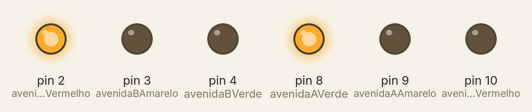
A sketch run on a simulated Arduino Uno, built with avr-gcc and run on an emulated ATmega328P. On the bench: output pins drawn as LEDs (lit = HIGH).

Above: at 0.1 s.
At 5.6 s:
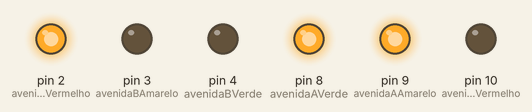
At 8.1 s:
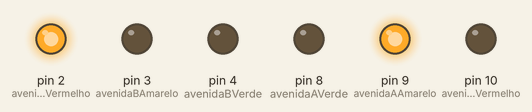
At 16.6 s:
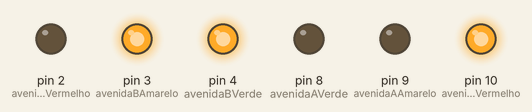
At 19.1 s:
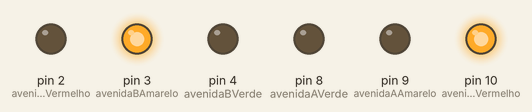
At 34.6 s:
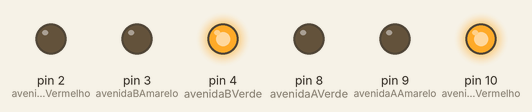
Timing chart, 0 to 40.0 s (numbered marks = the images above):
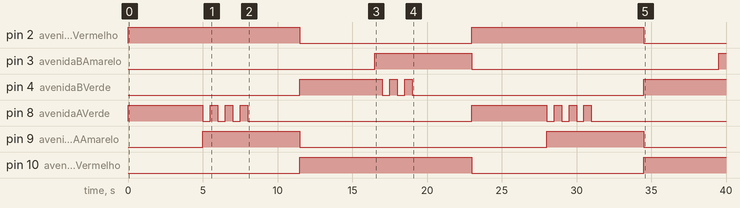

The sketch:

Projeto_4___Dois_Semaforos.ino
```cpp
// Semáforo para duas Avenidas //

// Trafico de luz na avenida A
int avenidaAVermelho = 10;
int avenidaAAmarelo  =  9;
int avenidaAVerde    =  8;

// Trafico de luz na avenida B
int avenidaBVermelho =  2;
int avenidaBAmarelo  =  3;
int avenidaBVerde    =  4;

// Entrada de parametros da função void
void setup(){

// Parametros para os pinos da Avenida A
  pinMode(avenidaAVermelho, OUTPUT);
  pinMode(avenidaAAmarelo, OUTPUT);
  pinMode(avenidaAVerde, OUTPUT);

// Parametros para os pinos da Avenida B
  pinMode(avenidaBVermelho, OUTPUT);
  pinMode(avenidaBAmarelo, OUTPUT);
  pinMode(avenidaBVerde, OUTPUT);
}

void abrirAvenidaA(){
  digitalWrite(avenidaAVermelho, LOW);
  digitalWrite(avenidaAAmarelo, LOW);
  digitalWrite(avenidaAVerde, HIGH);
}

void fecharAvenidaA(){
  digitalWrite(avenidaAVermelho, HIGH);
  digitalWrite(avenidaAAmarelo, LOW);
  digitalWrite(avenidaAVerde, LOW);
}

void PrepararparafecharAvenidaA(){
  digitalWrite(avenidaAAmarelo, HIGH);
  digitalWrite(avenidaAVerde, LOW);
  delay(500);
  digitalWrite(avenidaAVerde,HIGH);
  delay(500);
  digitalWrite(avenidaAVerde, LOW);
  delay(500);
  digitalWrite(avenidaAVerde,HIGH);
  delay(500);
  digitalWrite(avenidaAVerde, LOW);
  delay(500);
  digitalWrite(avenidaAVerde,HIGH);
  delay(500);
  digitalWrite(avenidaAVerde, LOW);
}

void abrirAvenidaB(){
  digitalWrite(avenidaBVermelho, LOW);
  digitalWrite(avenidaBAmarelo, LOW);
  digitalWrite(avenidaBVerde, HIGH);
}

void PrepararparafecharAvenidaB(){
  digitalWrite(avenidaBAmarelo, HIGH);
  digitalWrite(avenidaBVerde,HIGH);
  delay(500);
  digitalWrite(avenidaBVerde,LOW);
  delay(500);
  digitalWrite(avenidaBVerde,HIGH);
  delay(500);
  digitalWrite(avenidaBVerde,LOW);
  delay(500);
  digitalWrite(avenidaBVerde,HIGH);
  delay(500);
  digitalWrite(avenidaBVerde,LOW);
  delay(500);
}

void fecharAvenidaB(){
  digitalWrite(avenidaBVermelho, HIGH);
  digitalWrite(avenidaBAmarelo, LOW);
  digitalWrite(avenidaBVerde, LOW);
}

void loop(){
  abrirAvenidaA();
  fecharAvenidaB();
  delay(5000);

  PrepararparafecharAvenidaA();
  delay(3500);

  fecharAvenidaA();
  abrirAvenidaB();
  delay(5000);

  PrepararparafecharAvenidaB();
  delay(3500);

}
```

Measured:
- by itself, pin 2 (avenidaBVermelho): alternates HIGH for 11.5 s and LOW for 11.5 s
- by itself, pin 3 (avenidaBAmarelo): LOW → HIGH at 16.5 s, → LOW 6.5 s later, → HIGH 16.5 s later
- by itself, pin 4 (avenidaBVerde): LOW → HIGH at 11.5 s, → LOW 5.5 s later, → HIGH 0.50 s later, → LOW 0.50 s later, … (7 changes in this stretch)
- by itself, pin 8 (avenidaAVerde): goes HIGH 5.0 s, 3 × (LOW 0.50 s, HIGH 0.50 s), LOW 15.0 s, HIGH 5.0 s, 3 × (LOW 0.50 s, HIGH 0.50 s), then LOW
- by itself, pin 9 (avenidaAAmarelo): alternates HIGH for 6.5 s and LOW for 16.5 s
- by itself, pin 10 (avenidaAVermelho): LOW → HIGH at 11.5 s, → LOW 11.5 s later, → HIGH 11.5 s later
